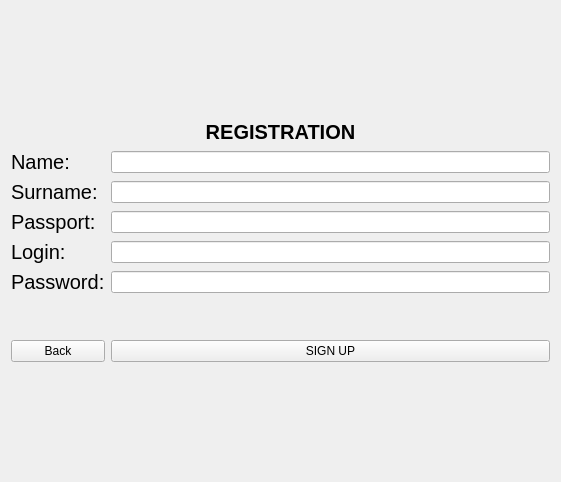
<?xml version="1.0" encoding="UTF-8"?>
<ui version="4.0">
 <class>Form</class>
 <widget class="QWidget" name="Form">
  <property name="geometry">
   <rect>
    <x>0</x>
    <y>0</y>
    <width>561</width>
    <height>482</height>
   </rect>
  </property>
  <property name="windowTitle">
   <string>Form</string>
  </property>
  <layout class="QGridLayout" name="gridLayout_3">
   <item row="1" column="0">
    <layout class="QGridLayout" name="gridLayout_2">
     <item row="3" column="0">
      <widget class="QLabel" name="label_passport">
       <property name="font">
        <font>
         <pointsize>15</pointsize>
        </font>
       </property>
       <property name="text">
        <string>Passport:</string>
       </property>
      </widget>
     </item>
     <item row="7" column="1">
      <widget class="QPushButton" name="sign_up_button">
       <property name="enabled">
        <bool>true</bool>
       </property>
       <property name="font">
        <font>
         <kerning>true</kerning>
        </font>
       </property>
       <property name="text">
        <string>SIGN UP</string>
       </property>
      </widget>
     </item>
     <item row="3" column="1">
      <widget class="QLineEdit" name="line_passport"/>
     </item>
     <item row="5" column="0">
      <widget class="QLabel" name="label_password">
       <property name="font">
        <font>
         <pointsize>15</pointsize>
        </font>
       </property>
       <property name="text">
        <string>Password:</string>
       </property>
      </widget>
     </item>
     <item row="2" column="1">
      <widget class="QLineEdit" name="line_surname"/>
     </item>
     <item row="5" column="1">
      <widget class="QLineEdit" name="line_password"/>
     </item>
     <item row="2" column="0">
      <widget class="QLabel" name="label_surname">
       <property name="font">
        <font>
         <pointsize>15</pointsize>
        </font>
       </property>
       <property name="text">
        <string>Surname:</string>
       </property>
      </widget>
     </item>
     <item row="4" column="0">
      <widget class="QLabel" name="label_login">
       <property name="font">
        <font>
         <pointsize>15</pointsize>
        </font>
       </property>
       <property name="text">
        <string>Login:</string>
       </property>
      </widget>
     </item>
     <item row="0" column="0" colspan="2">
      <widget class="QLabel" name="label">
       <property name="font">
        <font>
         <pointsize>15</pointsize>
         <weight>75</weight>
         <bold>true</bold>
        </font>
       </property>
       <property name="focusPolicy">
        <enum>Qt::NoFocus</enum>
       </property>
       <property name="text">
        <string>REGISTRATION</string>
       </property>
       <property name="alignment">
        <set>Qt::AlignCenter</set>
       </property>
      </widget>
     </item>
     <item row="4" column="1">
      <widget class="QLineEdit" name="line_login">
       <property name="placeholderText">
        <string/>
       </property>
      </widget>
     </item>
     <item row="1" column="0">
      <widget class="QLabel" name="label_name">
       <property name="font">
        <font>
         <pointsize>15</pointsize>
        </font>
       </property>
       <property name="text">
        <string>Name:</string>
       </property>
      </widget>
     </item>
     <item row="1" column="1">
      <widget class="QLineEdit" name="line_name">
       <property name="placeholderText">
        <string/>
       </property>
      </widget>
     </item>
     <item row="6" column="1">
      <spacer name="verticalSpacer">
       <property name="orientation">
        <enum>Qt::Vertical</enum>
       </property>
       <property name="sizeHint" stdset="0">
        <size>
         <width>20</width>
         <height>40</height>
        </size>
       </property>
      </spacer>
     </item>
     <item row="7" column="0">
      <widget class="QPushButton" name="backButton">
       <property name="text">
        <string>Back</string>
       </property>
      </widget>
     </item>
    </layout>
   </item>
   <item row="0" column="0">
    <spacer name="verticalSpacer_2">
     <property name="orientation">
      <enum>Qt::Vertical</enum>
     </property>
     <property name="sizeHint" stdset="0">
      <size>
       <width>20</width>
       <height>40</height>
      </size>
     </property>
    </spacer>
   </item>
   <item row="2" column="0">
    <spacer name="verticalSpacer_3">
     <property name="orientation">
      <enum>Qt::Vertical</enum>
     </property>
     <property name="sizeHint" stdset="0">
      <size>
       <width>20</width>
       <height>40</height>
      </size>
     </property>
    </spacer>
   </item>
  </layout>
 </widget>
 <tabstops>
  <tabstop>line_name</tabstop>
  <tabstop>line_surname</tabstop>
  <tabstop>line_passport</tabstop>
  <tabstop>line_login</tabstop>
  <tabstop>line_password</tabstop>
  <tabstop>sign_up_button</tabstop>
 </tabstops>
 <resources/>
 <connections/>
</ui>
